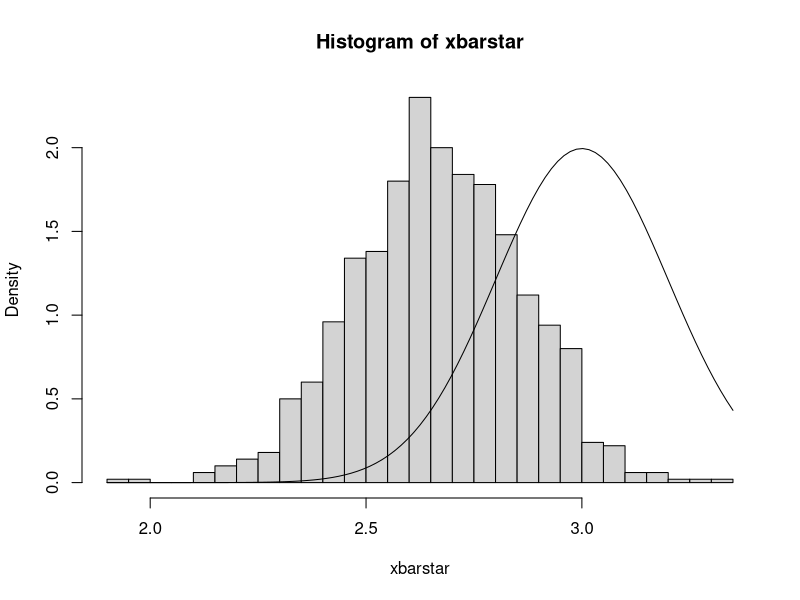

R code for this plot: (Note: this script raises an error after producing the figure.)
## ---- chunk 1
srs <- rnorm(25, mean = 3)
resamps <- replicate(1000, sample(srs, 25, TRUE), simplify = FALSE)
xbarstar <- sapply(resamps, mean, simplify = TRUE)
## ---- chunk 2
hist(xbarstar, breaks = 40, prob = TRUE)
curve(dnorm(x, 3, 0.2), add = TRUE) # overlay true normal density
## ---- chunk 3
mean(xbarstar)
mean(srs)
mean(xbarstar) - mean(srs)
## ---- chunk 4
sd(xbarstar)
## ---- chunk 5
resamps <- replicate(1000, sample(rivers, 141, TRUE), simplify = FALSE)
medstar <- sapply(resamps, median, simplify = TRUE)
sd(medstar)
## ---- chunk 6
median(rivers)
mean(medstar)
mean(medstar) - median(rivers)
## ---- chunk 7
mean_fun <- function(x, indices) mean(x[indices])
boot(data = srs, statistic = mean_fun, R = 1000)
## ---- chunk 8
median_fun <- function(x, indices) median(x[indices])
boot(data = rivers, statistic = median_fun, R = 1000)
## ---- chunk 9
btsamps <- replicate(2000, sample(stack.loss, 21, TRUE), simplify = FALSE)
thetast <- sapply(btsamps, median, simplify = TRUE)
mean(thetast)
median(stack.loss)
quantile(thetast, c(0.025, 0.975))
## ---- chunk 10
med_fun <- function(x, ind) median(x[ind])
med_boot <- boot(stack.loss, med_fun, R = 2000)
boot.ci(med_boot, type = c("perc", "norm", "bca"))
## ---- chunk 11
oneway_test(len ~ supp, data = ToothGrowth)
## ---- chunk 12
t.test(len ~ supp, data = ToothGrowth, 
       alt = "greater", var.equal = TRUE)
## ---- chunk 13
A <- show(oneway_test(len ~ supp, data = ToothGrowth))
B <- t.test(len ~ supp, data = ToothGrowth, alt = "greater", var.equal = TRUE)
